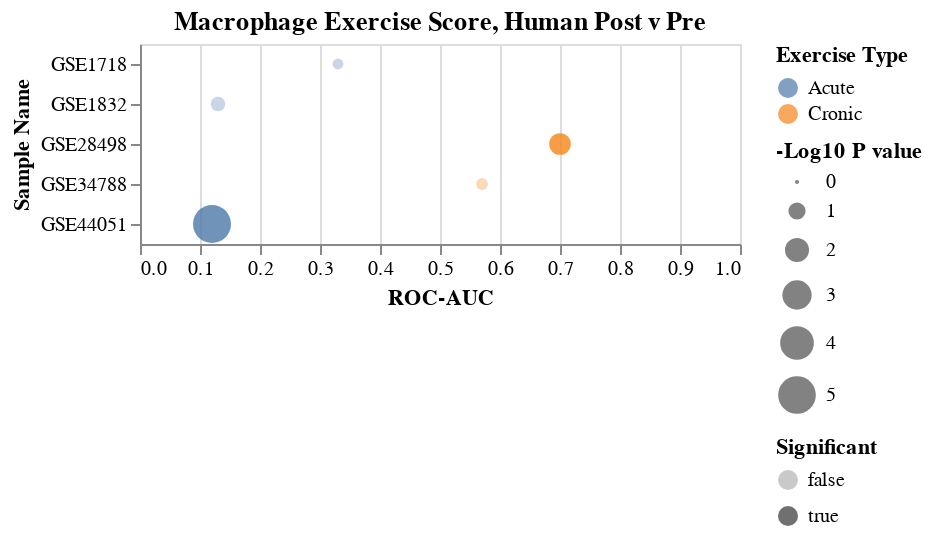

Here is the notebook cell this chart was saved with:
### Code cell
saveName='MacrophageExerciseDotPlot_Human_log10Pval.png'
title='Macrophage Exercise Score, Human Post v Pre'
save=True
dfIn=df.loc[humanDf]

chart=makeDotPlot(dfIn,saveName=saveName,title=title,rev=False,save=save)
chart

### Figure 1 — Vega-Lite specification as saved in the notebook (floating-point values rounded to 4 significant figures)
{"config": {"view": {"continuousWidth": 300, "continuousHeight": 300}}, "data": {"name": "data-20a0e23081de9d80b7a87d5b019b437c"}, "mark": {"type": "circle"}, "encoding": {"color": {"field": "Exercise Type", "type": "nominal"}, "opacity": {"field": "Significant", "type": "nominal"}, "size": {"field": "-Log10 P value", "scale": {"align": 5.088, "base": 0.3615, "reverse": false}, "type": "quantitative"}, "x": {"field": "ROC-AUC", "scale": {"domain": [0, 1]}, "type": "quantitative"}, "y": {"field": "Sample Name", "type": "nominal"}}, "title": "Macrophage Exercise Score, Human Post v Pre", "$schema": "https://vega.github.io/schema/vega-lite/v5.8.0.json", "datasets": {"data-20a0e23081de9d80b7a87d5b019b437c": [{"Sample Name": "GSE34788", "Num Samples": 60, "ROC-AUC": 0.57, "Pval": 0.351, "Exercise Type": "Cronic", "-Log10 P value": 0.4547, "Significant": false}, {"Sample Name": "GSE44051", "Num Samples": 48, "ROC-AUC": 0.12, "Pval": 8.17e-06, "Exercise Type": "Acute", "-Log10 P value": 5.088, "Significant": true}, {"Sample Name": "GSE1832", "Num Samples": 8, "ROC-AUC": 0.13, "Pval": 0.203, "Exercise Type": "Acute", "-Log10 P value": 0.6925, "Significant": false}, {"Sample Name": "GSE28498", "Num Samples": 38, "ROC-AUC": 0.7, "Pval": 0.0242, "Exercise Type": "Cronic", "-Log10 P value": 1.616, "Significant": true}, {"Sample Name": "GSE1718", "Num Samples": 6, "ROC-AUC": 0.33, "Pval": 0.435, "Exercise Type": "Acute", "-Log10 P value": 0.3615, "Significant": false}]}}
